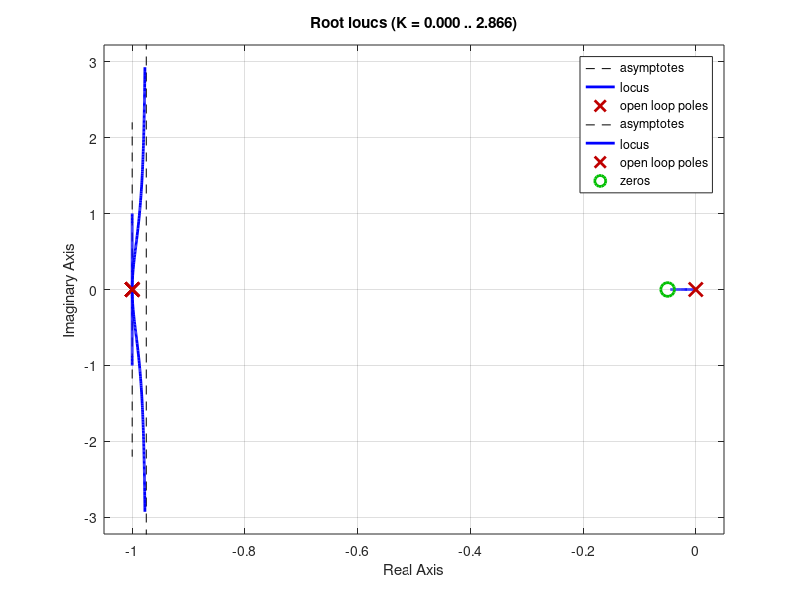

MATLAB code for this plot: (Note: this script raises an error after producing the figure.)
clc;
clear all;
close all;

%{
    Considere o sistema descrito na figura abaixo onde 
    G(s) = K / (s^2 + 2s + 1) e K é um ganho ajustável pelo usuário.
    Deseja-se projetar um controlador PI C(s) = Kp(1 + 1 / (Ti * s))
    para que o sistema, em malha fechada, tenha tenha polos dominantes
    próximos de s1,2 = −1 ± j√3 e erro em regime permanente nulo para uma
    referência do tipo degrau.
%}

%{
    a) O ganho K do sistema deve ser:
%}

real_s1 = -1;
img_s1 = sqrt(3);
s1 = real_s1 + 1i * img_s1

num = 1;
den = [1 2 1];
G = tf(num, den)

% Lugar das raízes para encontrar o K que leve aos polos dominantes
rlocus(G)
hold on
K = 3;

%{
    b) Se o zero do compensador está em s = −0,05, tem-se que Ti:
%}

z = -0.05;
Ti = - 1 / z

%{
    c) Para manter o mesmo coeficiente de amortecimento dos polos de
    malha fechada originais do sistema sem o compensador,
    os polos de malha fechada, após a inserção do compensador devem
    estar em:
%}

num_c = [1 -z];
den_c = [1 0];
C = tf(num_c, den_c)

% Pelo lugar de raízes da planta sem compensação G, temos que:
damp = 0.5;

% Usando o lugar das raízes para descobrir os polos dominantes do sistema
% compensado
rlocus(C * K * G)

real_s2 = -0.981;
img_s2 = 1.7;
s2 = real_s2 + 1i * img_s2

%{
    d) Para os novos polos de malha fechada do sistema compensado,
    o ganho proporcional do compensador projetado é:
%}

Kp = 1 / abs(evalfr(K * C * G, s2))

% step(feedback(Kp * C * K * G, 1))

